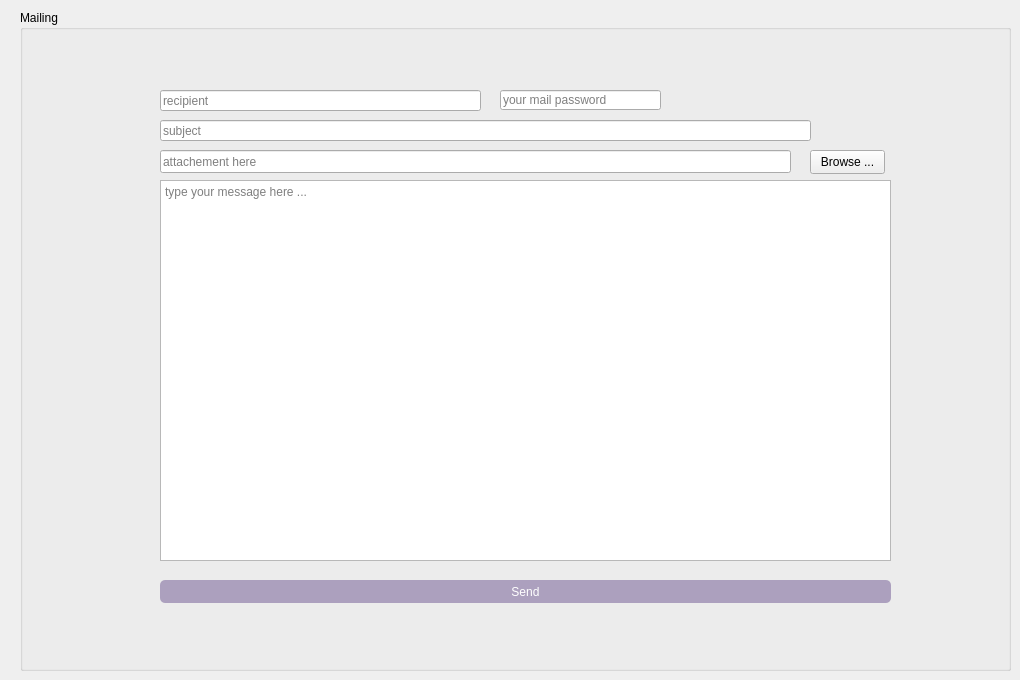
    <widget class="QWidget" name="tab_13">
     <attribute name="title">
      <string>Mail</string>
     </attribute>
     <widget class="QGroupBox" name="groupBox_8">
      <property name="geometry">
       <rect>
        <x>20</x>
        <y>10</y>
        <width>991</width>
        <height>661</height>
       </rect>
      </property>
      <property name="styleSheet">
       <string notr="true">font: 9pt 'Century Gothic';</string>
      </property>
      <property name="title">
       <string>Mailing</string>
      </property>
      <widget class="QLineEdit" name="subject_2">
       <property name="geometry">
        <rect>
         <x>140</x>
         <y>110</y>
         <width>651</width>
         <height>21</height>
        </rect>
       </property>
       <property name="placeholderText">
        <string>subject</string>
       </property>
      </widget>
      <widget class="QTextEdit" name="msg_2">
       <property name="geometry">
        <rect>
         <x>140</x>
         <y>170</y>
         <width>731</width>
         <height>381</height>
        </rect>
       </property>
       <property name="placeholderText">
        <string>type your message here ...</string>
       </property>
      </widget>
      <widget class="QPushButton" name="browseBtn_2">
       <property name="geometry">
        <rect>
         <x>790</x>
         <y>140</y>
         <width>75</width>
         <height>24</height>
        </rect>
       </property>
       <property name="text">
        <string>Browse ...</string>
       </property>
      </widget>
      <widget class="QLineEdit" name="rcpt_2">
       <property name="geometry">
        <rect>
         <x>140</x>
         <y>80</y>
         <width>321</width>
         <height>21</height>
        </rect>
       </property>
       <property name="placeholderText">
        <string>recipient</string>
       </property>
      </widget>
      <widget class="QLineEdit" name="mail_pass_2">
       <property name="geometry">
        <rect>
         <x>480</x>
         <y>80</y>
         <width>161</width>
         <height>20</height>
        </rect>
       </property>
       <property name="echoMode">
        <enum>QLineEdit::Password</enum>
       </property>
       <property name="placeholderText">
        <string>your mail password</string>
       </property>
      </widget>
      <widget class="QLineEdit" name="file_2">
       <property name="geometry">
        <rect>
         <x>140</x>
         <y>140</y>
         <width>631</width>
         <height>23</height>
        </rect>
       </property>
       <property name="placeholderText">
        <string>attachement here</string>
       </property>
      </widget>
      <widget class="QPushButton" name="sendBtn_3">
       <property name="geometry">
        <rect>
         <x>140</x>
         <y>570</y>
         <width>731</width>
         <height>23</height>
        </rect>
       </property>
       <property name="styleSheet">
        <string notr="true">#sendBtn_3{

border-radius:5px;


background-color: rgb(172, 160, 190);
color:white;
font: 9pt 'Century Gothic';
}</string>
       </property>
       <property name="text">
        <string>Send</string>
       </property>
      </widget>
      <widget class="QLabel" name="bg_eq_4">
       <property name="geometry">
        <rect>
         <x>-30</x>
         <y>-30</y>
         <width>1071</width>
         <height>721</height>
        </rect>
       </property>
       <property name="text">
        <string/>
       </property>
      </widget>
      <zorder>bg_eq_4</zorder>
      <zorder>subject_2</zorder>
      <zorder>msg_2</zorder>
      <zorder>browseBtn_2</zorder>
      <zorder>rcpt_2</zorder>
      <zorder>mail_pass_2</zorder>
      <zorder>file_2</zorder>
      <zorder>sendBtn_3</zorder>
     </widget>
    </widget>
